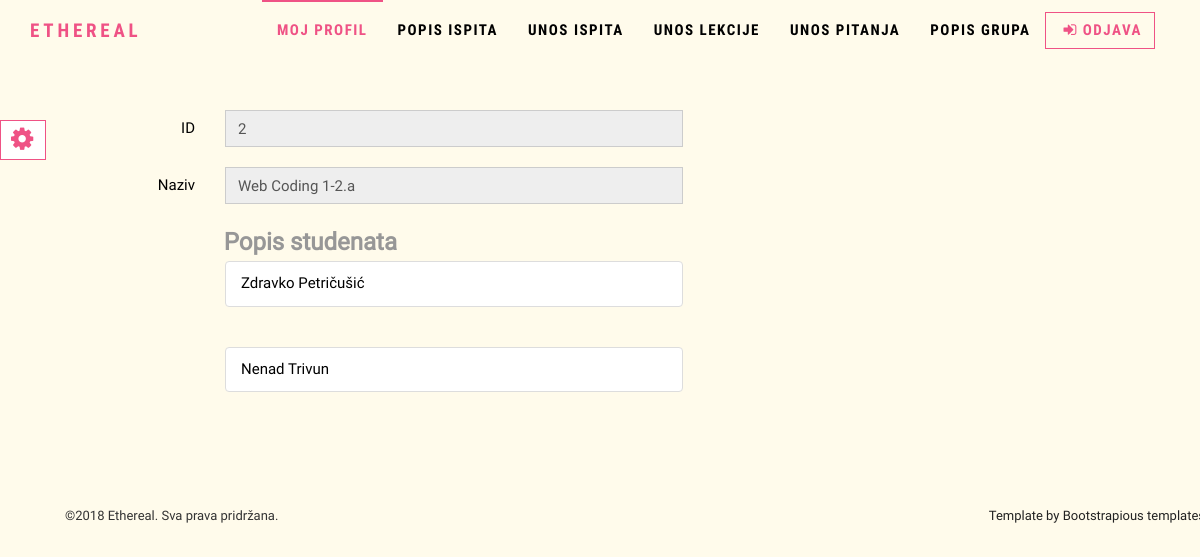
The page /php/group.php?id=2 (signed in) on the database as committed earlier.
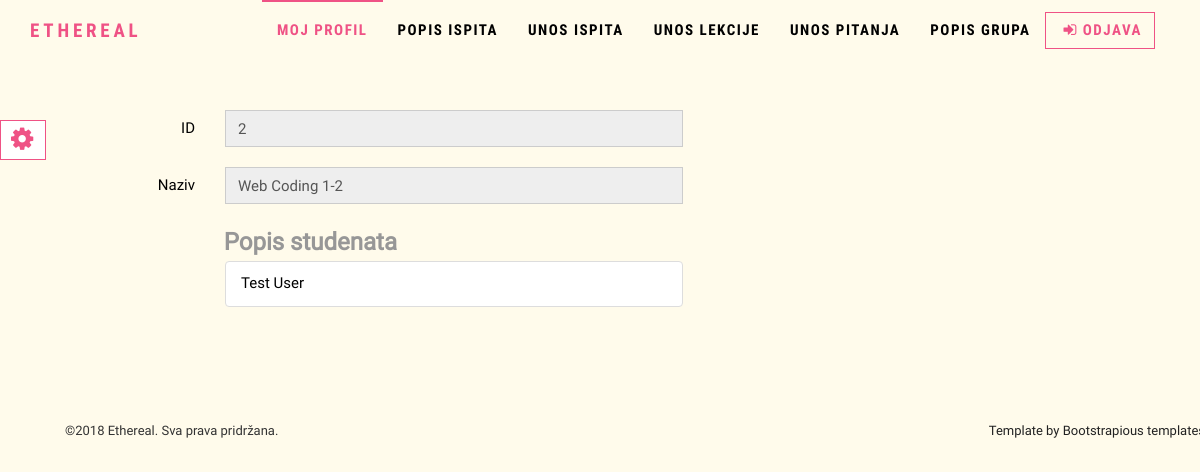
The same page on the database as committed later.
### tables this page shows
CREATE TABLE `grupa` (
  `id` int(11) NOT NULL,
  `naziv` varchar(100) NOT NULL,
  `id_predavac_fk` int(11) NOT NULL,
  `id_tecaj_fk` int(11) NOT NULL
);

CREATE TABLE `users` (
  `id` int(11) NOT NULL,
  `ime` varchar(30) NOT NULL,
  `prezime` varchar(30) NOT NULL,
  `username` varchar(255) NOT NULL,
  `password` varchar(255) NOT NULL,
  `oib` varchar(11) NOT NULL,
  `email` varchar(255) NOT NULL,
  `telefon` varchar(50) NOT NULL,
  `adresa` varchar(50) NOT NULL,
  `datum_rodjenja` date NOT NULL,
  `id_status_fk` int(11) NOT NULL
);

### php/includes/functions.php (called while the page is built, shortened)
<?php
	function checkStatus(){
		$role = $_SESSION['role'];
		$adminPages = array("course_add","courses","users","user_add","user");
		switch($role){
			case("2"):
				if (in_array(basename(__FILE__, ".php"), $adminPages)){
					return false;
				}
				else{
					return 2;
				}
				break;
		}
	}
	?>

### php/group.php (the view, shortened to what this page needs)
<?php
require_once "includes/functions.php";
$con = spajanje();
$status = checkStatus();
if($status !== 2 && $status !== 1){
	header("refresh:2;url=index.php");
	die("Nemate ovlasti za pristup ovoj stranici! Prebacujem na index.php...");
}
else{
	$currentGroup = $_GET['id'];
	$id = $_GET['id'];
	$sql = "SELECT *
			FROM grupa
			WHERE id = $id;";
	$result = mysqli_query($con, $sql);
	if (mysqli_num_rows($result) == 1){
		$group = mysqli_fetch_assoc($result);
	}
}
require_once "includes/header.php";
?>
<form class="form-horizontal" action ="" method = "post">
	<div class="form-group">
		<label for="id_group" class="col-sm-2 control-label">ID</label>
		<div class="col-sm-5">
		  <input type="text" class="form-control" placeholder="id_group" value="<?php if(isset($group['id'])) echo  $group['id'];?>" disabled="disabled">
		</div>
	</div>
	<div class="form-group">
		<label for ="naziv" class="col-sm-2 control-label">Naziv</label>
		<div class="col-sm-5">
			<input <?php if($status == 2){echo "disabled";}?> type="text" id="naziv" name="naziv" class ="form-control" value="<?=$group['naziv'];?>"/>
		</div>
	</div>
		<?php
$sql_students = "SELECT
										users.id,
										users.ime,
										users.prezime
								 FROM
										users
								 INNER JOIN upisi ON upisi.id_users_fk = users.id
								 WHERE
										upisi.id_grupa_fk = $currentGroup";
$students = mysqli_query($con, $sql_students);
if(mysqli_num_rows($students) > 0){
	echo '&nbsp;<span style = "color:#979797; font-weight:bold; font-size:1.6em;" class = "col-sm-offset-2">Popis studenata</span>';
		while($student = mysqli_fetch_assoc($students)){
			echo '<div class="form-group">
							<div class = "col-sm-5 col-sm-offset-2">
								<ul type = "none" class = "list-group">
									<li class = "list-group-item">'.ucfirst($student['ime']).' '.ucfirst($student['prezime']);
								echo '</li>
								</ul>
							</div>
						</div>';
		}
}
else{
	echo mysqli_error($con);
}
?>
</form>
<?php
require_once "includes/footer.php";
?>

Rows that differ between the two databases and show on the page:
no longer on this page (row unchanged): users: ime "Zdravko", prezime "Petričušić"
no longer on this page (row unchanged): users: ime "Nenad", prezime "Trivun"
changed grupa id 2: naziv "Web Coding 1-2.a" → "Web Coding 1-2"
now on this page (row unchanged): users: ime "Test", prezime "User"
